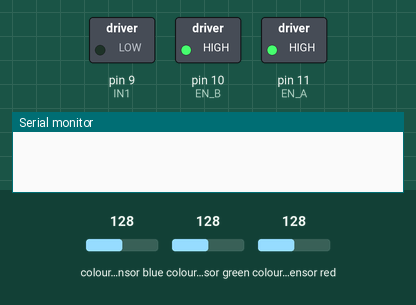
Simulated run of this sketch. Board: Arduino Uno, built with avr-gcc and run on an emulated ATmega328P. Shown: switched loads named in the sketch (green lamp = pin HIGH), the last lines printed to the serial monitor. Wiring (inferred from the names in the program): TCS3200 colour sensor: output pin 8; S2 pin 6; S3 pin 7; S0 pin 4; S1 pin 5. The test bench sets the inputs (shaded band); at power-on: colour sensor blue 128, colour sensor green 128, colour sensor red 128. Pins used as bus, display or sensor lines are not drawn.

Above: at 0.1 s.
At 2.9 s:
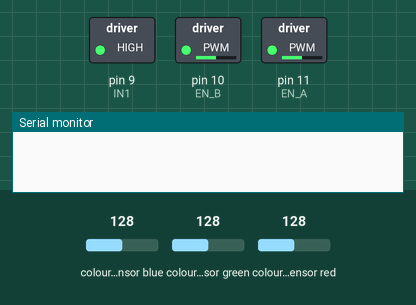
3.0 s: colour sensor blue set to 5
At 3.3 s:
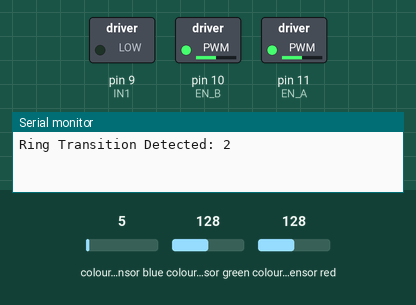
Timing chart, 0 to 6.0 s (numbered marks = the images above; inputs shaded):
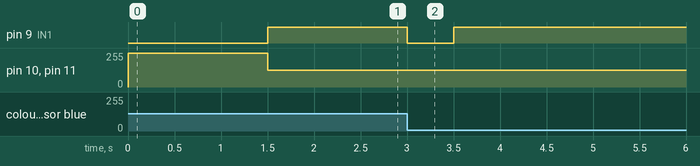

The sketch:

Challenge1.ino
```cpp
// Define color sensor pins
#define S0 4
#define S1 5
#define S2 6
#define S3 7
#define sensorOut 8
#define OE_PIN 3

// Motor Pins
int EN_A = 11; // Enable pin for first motor
int IN1 = 9;   // Control pin for first motor
int IN2 = 8;   // Control pin for first motor
int IN3 = 7;   // Control pin for second motor
int IN4 = 6;   // Control pin for second motor
int EN_B = 10; // Enable pin for second motor

// Calibration values for the color sensor
int redMin = 0, redMax = 1118;
int greenMin = 0, greenMax = 2200;
int blueMin = 3, blueMax = 2200;

// Variables for color detection
int redPW = 0, greenPW = 0, bluePW = 0;
String currentColor = "";
String previousColor = "";
int ringCounter = 0;
const int totalRings = 6; // Total rings to traverse

void setup() {
    // Setup motor pins
    pinMode(EN_A, OUTPUT);
    pinMode(IN1, OUTPUT);
    pinMode(IN2, OUTPUT);
    pinMode(IN3, OUTPUT);
    pinMode(IN4, OUTPUT);
    pinMode(EN_B, OUTPUT);

    // Setup color sensor pins
    pinMode(S0, OUTPUT);
    pinMode(S1, OUTPUT);
    pinMode(S2, OUTPUT);
    pinMode(S3, OUTPUT);
    pinMode(OE_PIN, OUTPUT);
    digitalWrite(OE_PIN, LOW); // Enable sensor
    pinMode(sensorOut, INPUT);

    // Set frequency scaling to 20%
    digitalWrite(S0, HIGH);
    digitalWrite(S1, LOW);

    // Start serial communication
    Serial.begin(9600);
}

// Function to get red pulse width
int getRedPW() {
    digitalWrite(S2, LOW);
    digitalWrite(S3, LOW);
    return pulseIn(sensorOut, LOW);
}

// Function to get green pulse width
int getGreenPW() {
    digitalWrite(S2, HIGH);
    digitalWrite(S3, HIGH);
    return pulseIn(sensorOut, LOW);
}

// Function to get blue pulse width
int getBluePW() {
    digitalWrite(S2, LOW);
    digitalWrite(S3, HIGH);
    return pulseIn(sensorOut, LOW);
}

// Detect the dominant color
String detectColor() {
    redPW = map(getRedPW(), redMin, redMax, 255, 0);
    greenPW = map(getGreenPW(), greenMin, greenMax, 255, 0);
    bluePW = map(getBluePW(), blueMin, blueMax, 255, 0);

    if (redPW > greenPW && redPW > bluePW) {
        return "RED";
    } else if (greenPW > redPW && greenPW > bluePW) {
        return "GREEN";
    } else if (bluePW > redPW && bluePW > greenPW) {
        return "BLUE";
    } else {
        return "NONE"; // No valid color detected
    }
}

// Motor control for the right motor
void MotorR(int speed) {
    if (speed == -2) {
        digitalWrite(IN3, HIGH);
        digitalWrite(IN4, LOW);
        analogWrite(EN_B, 255);
    } else if (speed == -1) {
        digitalWrite(IN3, HIGH);
        digitalWrite(IN4, LOW);
        analogWrite(EN_B, 127);
    } else if (speed == 0) {
        digitalWrite(IN3, LOW);
        digitalWrite(IN4, HIGH);
        analogWrite(EN_B, 0);
    } else if (speed == 1) {
        digitalWrite(IN3, LOW);
        digitalWrite(IN4, HIGH);
        analogWrite(EN_B, 127);
    } else if (speed == 2) {
        digitalWrite(IN3, LOW);
        digitalWrite(IN4, HIGH);
        analogWrite(EN_B, 255);
    }
}

// Motor control for the left motor
void MotorL(int speed) {
    if (speed == -2) {
        digitalWrite(IN1, HIGH);
        digitalWrite(IN2, LOW);
        analogWrite(EN_A, 255);
    } else if (speed == -1) {
        digitalWrite(IN1, HIGH);
        digitalWrite(IN2, LOW);
        analogWrite(EN_A, 127);
    } else if (speed == 0) {
        digitalWrite(IN1, LOW);
        digitalWrite(IN2, HIGH);
        analogWrite(EN_A, 0);
    } else if (speed == 1) {
        digitalWrite(IN1, LOW);
        digitalWrite(IN2, HIGH);
        analogWrite(EN_A, 127);
    } else if (speed == 2) {
        digitalWrite(IN1, LOW);
        digitalWrite(IN2, HIGH);
        analogWrite(EN_A, 255);
    }
}

// Move the robot forward
void moveTowardCenter() {
    MotorR(1);
    MotorL(1);
    delay(500); // Move forward slightly
}

// Follow the ring boundary
void followRingBoundary() {
    MotorR(1);
    MotorL(-1); // Slight turn
}

// Perform a 180-degree turn
void turn180() {
    MotorR(-2);
    MotorL(2);
    delay(1500); // Adjust duration for a complete 180° turn
    stopRobot();
}

// Stop the robot
void stopRobot() {
    MotorR(0);
    MotorL(0);
}

// Simulate placing the flag
void placeFlag() {
    Serial.println("Flag placed!");
}

void loop() {
    // Perform a 180-degree turn if starting
    if (ringCounter == 0) {
        turn180();
        ringCounter++; // Increment to mark the first ring
        previousColor = detectColor();
    }

    // Detect the current color
    currentColor = detectColor();

    // Check for a ring transition
    if (currentColor != previousColor && currentColor != "NONE") {
        ringCounter++;
        Serial.print("Ring Transition Detected: ");
        Serial.println(ringCounter);

        // Move inward toward the next ring
        moveTowardCenter();

        // Update previous color
        previousColor = currentColor;
    }

    // Stop and place the flag at the center
    if (ringCounter >= totalRings) {
        stopRobot();
        placeFlag();
        while (true); // Halt execution
    } else {
        // Follow the ring boundary
        followRingBoundary();
    }
}
```

Measured:
- after the input at 3.0 s, pin 9 (IN1): HIGH → LOW at once, → HIGH 0.50 s later
